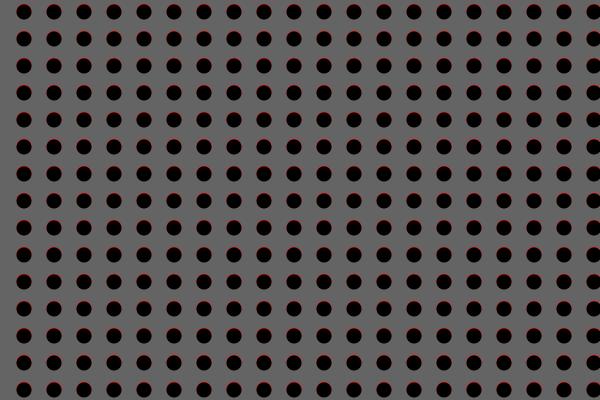
Frame 1 (no input)
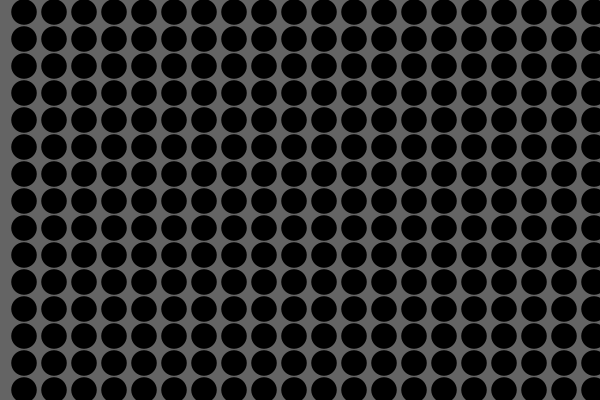
Frame 60 (the mouse pressed at the canvas centre just before this capture)
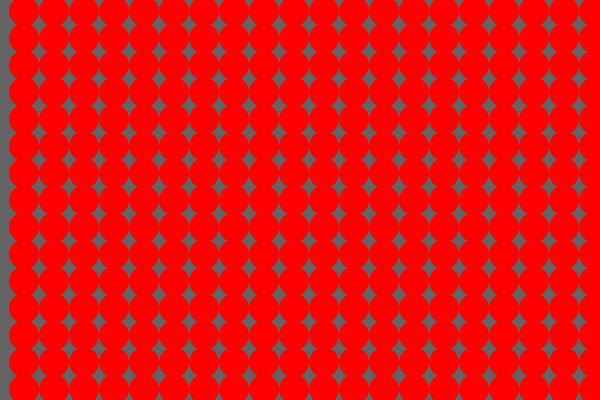
Frame 120 (the mouse held since frame 60 and released just before this capture)

The Processing sketch that drew these frames (run headless with seeded random() and noise(); from frame 60 on, the mouse is pressed at the canvas centre):

// Processing sketch: processing_108498
// ── processing_108498.pde

ArrayList dots;
float dots_row = 20;
float incr;
float start;
int i=0;
boolean one_off = false;
 
void setup() {
 
  size(600, 400);
  background(100);
  noStroke();
 
  incr = width/dots_row;
 
  dots = new ArrayList();
 
  for (int y = int(- incr/2); y < height *1.3; y+= .9*incr) {
    if (one_off) {
      start = -incr/2;
      
    }
    else {
      start = 0;
      
    }
    for (int x = int(start); x < width ; x += incr) {
      dots.add(new Pulse(x, y));
      i++;
    }
  }
}
 
void draw() {
  background(100);
  i=0;
  for (int x = int(- incr/2); x < width; x += incr) {
    for (int y = 0; y < height *1.3; y+= incr) { 
      Pulse dot = (Pulse) dots.get(i);
      dot.display();
      i++;
    }
  }
}
 
class Pulse {
  float x, y;
  float sz, sz2;
  float theta=0;
  float offset;
 
  Pulse(float _x, float _y) {
    x = _x;
    y = _y;
    offset = .8*incr;
    noStroke();
  }
 
  void display() {
 
    fill(0);
    translate(x+offset, y);
    sz = map(sin(theta), -1, 1, 0, incr);
    ellipse(0, 0, sz, sz);
    resetMatrix();
 
    fill(255, 0, 0);
    translate(x+ offset, y + offset*1.1);
    sz2 = incr - abs(sz);
    ellipse(0, 0, sz2, sz2);
    resetMatrix();
 
    theta += 0.04;
  }
}
